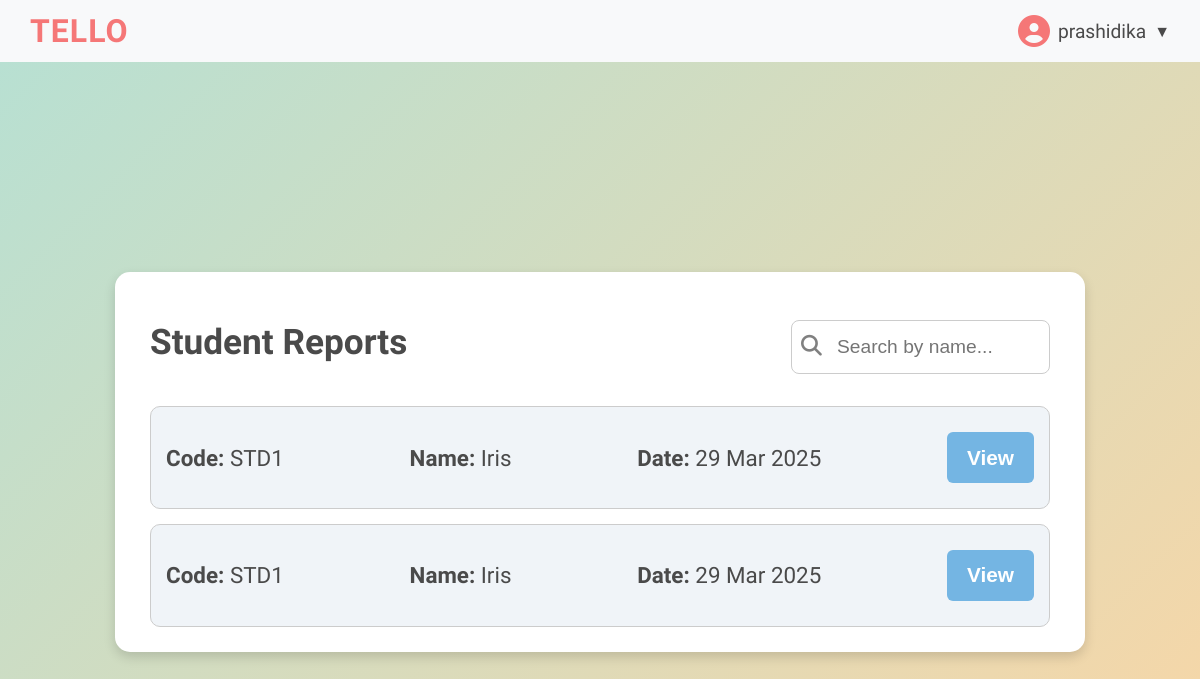
Screenshot of /report_list/ (signed in) with the database file from the repository.
### tello/models.py (models this page shows, shortened)
class Student(models.Model):
    studentid = models.AutoField(primary_key=True)
    studentcode = models.CharField(max_length=4, unique=True)
    studentname = models.CharField(max_length=100)
    studentgrade = models.CharField(max_length=50)
    studentage = models.IntegerField()
    assignedteacher = models.ForeignKey(Teacher, on_delete=models.CASCADE)
    additional_notes = models.TextField(blank=True, null=True)
    created_at = models.DateTimeField(auto_now_add=True)

class StudentReport(models.Model):
    story_session = models.ForeignKey(
        StorySession, on_delete=models.CASCADE, related_name="reports")
    vocab_score = models.FloatField()
    structure_sim_score = models.FloatField()
    response_length = models.FloatField()
    avg_engagement = models.FloatField()
    final_score = models.FloatField()
    prompt_interaction_ratio = models.FloatField()
    prompt_interaction_count = models.IntegerField()
    feedback_notes = models.TextField(blank=True, null=True)
    created_at = models.DateTimeField(auto_now_add=True)

### tello/views.py (the view)
# urls.py: path("report_list/", views.report_list, name="report_list"),
def report_list(request):
    reports = StudentReport.objects.select_related(
        'story_session__student').all()
    report_data = [
        {
            'id': report.id,
            'student_id': report.story_session.student.studentcode,
            'student_name': report.story_session.student.studentname,
            'created_at': report.created_at
        }
        for report in reports
    ]
    return render(request, 'report_list.html', {'reports': report_data})

### tello/templates/report_list.html (shortened to what this page needs)
{% extends 'base.html' %} {% block links %}
<link rel="stylesheet" href="/static/css/report_list.css" />
{% endblock %} {% load static %} {% block content %}
<div class="body-container">
  <div class="dashboard-container">
    <header
      style="display: flex; justify-content: space-between; align-items: center"
    >
      <h1>Student Reports</h1>
      <div style="position: relative; display: flex; align-items: center">
        <i
          class="fas fa-search"
          style="
            position: absolute;
            left: 10px;
            top: 40%;
            font-size: 1.3rem;
            color: gray;
          "
        >
        </i>
        <input
          type="text"
          id="searchBar"
          placeholder="Search by name..."
          onkeyup="filterReports()"
          style="
            padding: 15px 12px;
            padding-left: 45px; /* Push text right so it doesn’t overlap icon */
            font-size: 1.2rem;
            border: 1px solid #ccc;
            border-radius: 8px;
            outline: none;
            width: 200px;
          "
        />
      </div>
    </header>
    <main>
      <section class="report-list">
        {% if reports %} {% for report in reports %}
        <div class="report-card" data-name="{{ report.student_name }}">
          <p><strong>Code:</strong> {{ report.student_id }}</p>
          <p><strong>Name:</strong> {{ report.student_name }}</p>
          <p><strong>Date:</strong> {{ report.created_at|date:"d M Y" }}</p>
          <button class="view-btn" onclick="viewReport('{{ report.id }}')">
            View
          </button>
        </div>
        {% endfor %} {% else %}
        <p>No reports available yet.</p>
        {% endif %}
      </section>
    </main>
  </div>
</div>
{% endblock %}

### tello/templates/base.html (shortened to what this page needs)
<!DOCTYPE html>
<html lang="en">
  <head>
    <link rel="stylesheet" href="/static/css/styles.css" />
    {% block links %} {% endblock %}
  </head>
  <body>
    <header style="margin-bottom: 0">
      <div class="header-container">
        <div class="logo">
          <h1>TellO</h1>
        </div>
        <div class="user-profile">
          <i class="fas fa-user-circle" style="font-size: 2rem"></i>
          <span>{{ user.username }}</span>
          <div class="dropdown">
            <button onclick="toggleDropdown()">▼</button>
          </div>
        </div>
      </div>
    </header>
    <main>{% block content %}{% endblock %}</main>
  </body>
</html>

### static/css/styles.css (style rules this page uses)
body { margin: 0; padding: 0; font-family: "Comic Neue", sans-serif; }
.header-container { display: flex; justify-content: space-between; align-items: center; padding: 12px 30px; background-color: #f8f9fa; box-shadow: 0 3px 8px rgba(0, 0, 0, 0.1); margin-bottom: 0; }
.logo h1 { font-size: 2rem; color: #f57777; margin: 0; letter-spacing: 1px; font-weight: 700; text-transform: uppercase; }
.user-profile { position: relative; display: flex; align-items: center; gap: 8px; cursor: pointer; }
.user-profile span { font-size: 1.2rem; font-weight: 500; color: #4a4a4a; }
.user-profile i { font-size: 2rem; color: #f57777; }
.user-profile button { background: none; border: none; font-size: 1rem; cursor: pointer; padding: 0; color: #4a4a4a; }

### static/css/report_list.css (style rules this page uses)
.body-container { font-family: "Comic Neue", sans-serif; margin: 0; padding: 0; background: linear-gradient(135deg, #b8e0d2, #fad6a5); display: flex; justify-content: center; align-items: center; min-height: 100vh; color: #4a4a4a; }
.dashboard-container { width: 90%; max-width: 900px; background: white; padding: 25px 35px; border-radius: 15px; box-shadow: 0 5px 12px rgba(0, 0, 0, 0.15); animation: fadeIn 1s ease-in-out; }
header { text-align: center; margin-bottom: 20px; }
header h1 { font-size: 2.2rem; }
#searchBar { width: 100%; max-width: 300px; padding: 10px; margin-top: 10px; font-size: 1.2rem; border: 2px solid #6bb197; border-radius: 6px; outline: none; transition: 0.3s; }
.report-list { display: flex; flex-direction: column; gap: 15px; }
.report-card { background: #f0f4f8; padding: 15px; border-radius: 10px; border: 1px solid #ccc; transition: all 0.3s; display: flex; flex-direction: row; justify-content: space-between; }
.report-card p { font-size: 1.4rem; }
.view-btn { display: block; background: #74b5e3; color: white; margin: 10px 0px; padding: 0px 20px; font-size: 1.3rem; font-weight: 600; border: none; border-radius: 6px; cursor: pointer; transition: all 0.3s; }

### rows the page displays
Student: student_id "STD1" "STD1", student_name "Iris" "Iris"
StudentReport: created_at "29 Mar 2025"
StudentReport: created_at "29 Mar 2025"

### other values shown
{{ user.username }} "prashidika"
